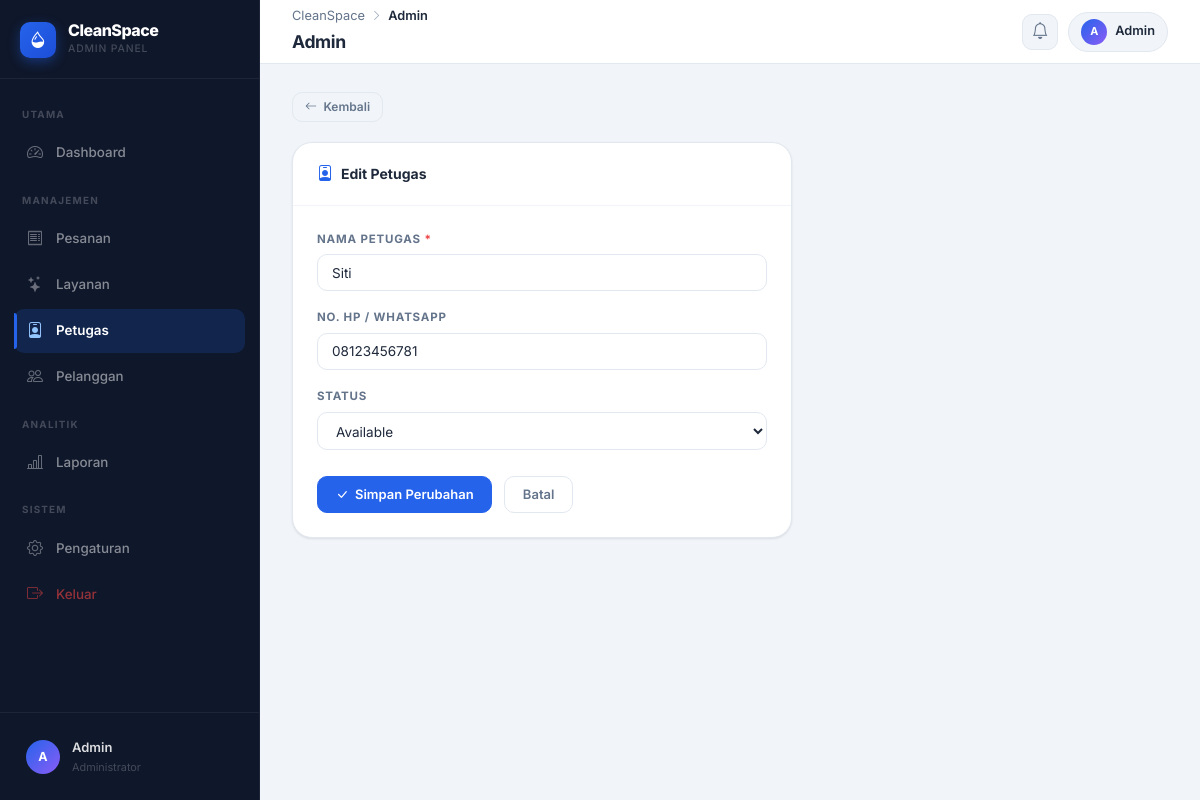
/admin/petugas/form.php?id=3 (signed in), run on an earlier commit of the app's database.
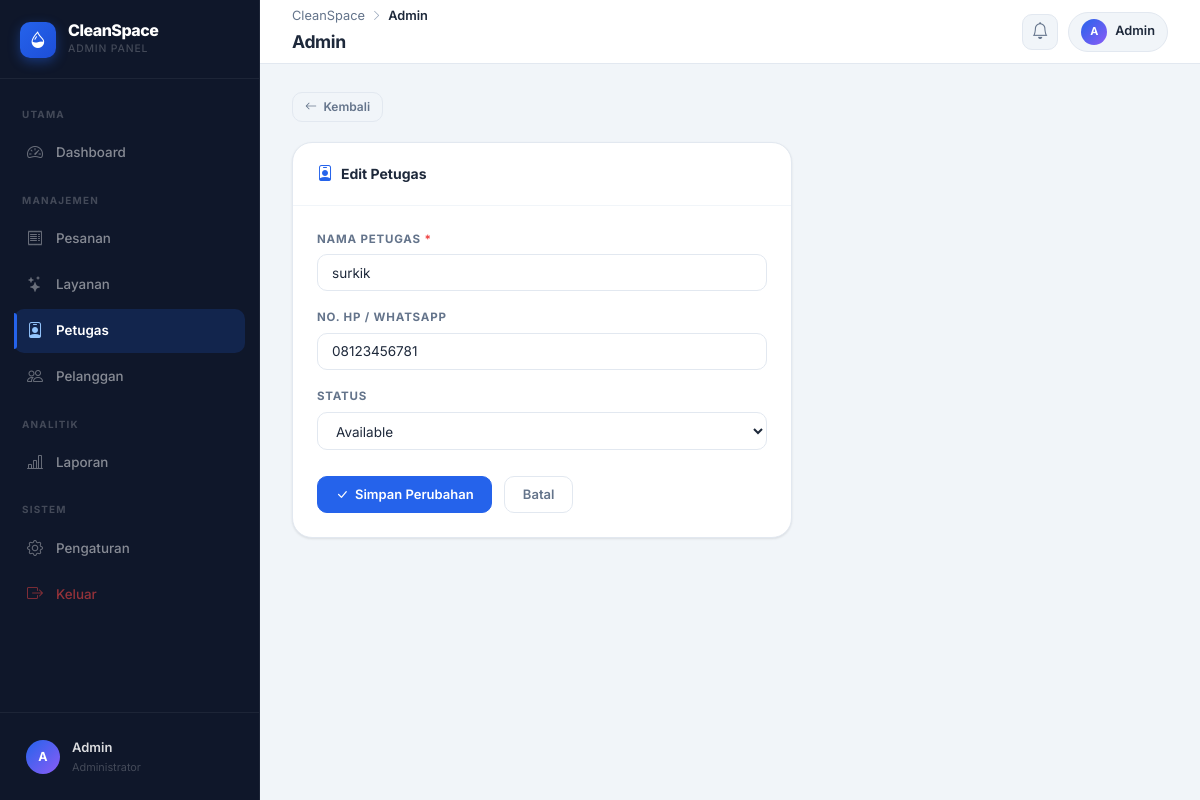
And on a later commit of the database.
### tables this page shows
CREATE TABLE workers (
    id           INTEGER PRIMARY KEY AUTOINCREMENT,
    nama_petugas TEXT NOT NULL,
    nomor_hp     TEXT,
    status       TEXT DEFAULT 'Available'
);

### admin/petugas/form.php (the view, shortened to what this page needs)
<?php
$editMode    = false;
$data        = ['nama_petugas'=>'','nomor_hp'=>'','status'=>'Available'];
include '../layout/header.php';
$id = (int)($_GET['id'] ?? 0);
if ($id) {
    $row = $db->querySingle("SELECT * FROM workers WHERE id = $id", true);
    if ($row) { $editMode = true; $data = $row; }
}
?>
<div style="max-width:500px;">
  <div style="margin-bottom:1.25rem;">
    <a href="index.php" class="btn btn-outline btn-sm"><i class="bi bi-arrow-left"></i> Kembali</a>
  </div>
  <div class="admin-card">
    <div class="admin-card-header">
      <div class="admin-card-title">
        <i class="bi bi-person-badge"></i>
        <?= $editMode ? 'Edit Petugas' : 'Tambah Petugas Baru' ?>
      </div>
    </div>
    <div class="admin-card-body">
      <form method="POST" style="display:flex;flex-direction:column;gap:1.1rem;">
        <div>
          <label class="admin-form-label">Nama Petugas <span style="color:#ef4444;">*</span></label>
          <input type="text" name="nama_petugas" class="admin-input"
                 value="<?= htmlspecialchars($data['nama_petugas']) ?>"
                 placeholder="Nama lengkap petugas" required>
        </div>
        <div>
          <label class="admin-form-label">No. HP / WhatsApp</label>
          <input type="text" name="nomor_hp" class="admin-input"
                 value="<?= htmlspecialchars($data['nomor_hp'] ?? '') ?>"
                 placeholder="contoh: 08123456789">
        </div>
        <div>
          <label class="admin-form-label">Status</label>
          <select name="status" class="admin-input">
            <option value="Available"    <?= $data['status']==='Available'    ? 'selected':'' ?>>Available</option>
          </select>
        </div>
        <div style="display:flex;gap:.75rem;padding-top:.5rem;">
          <button type="submit" name="save" class="btn btn-primary">
            <i class="bi bi-<?= $editMode ? 'check-lg' : 'plus-lg' ?>"></i>
            <?= $editMode ? 'Simpan Perubahan' : 'Tambah Petugas' ?>
          </button>
          <a href="index.php" class="btn btn-outline">Batal</a>
        </div>
      </form>
    </div>
  </div>
</div>
<?php include '../layout/footer.php'; ?>

What changed in the data, as far as the page shows it:
changed workers "Available": nama_petugas "Siti" → "surkik"
